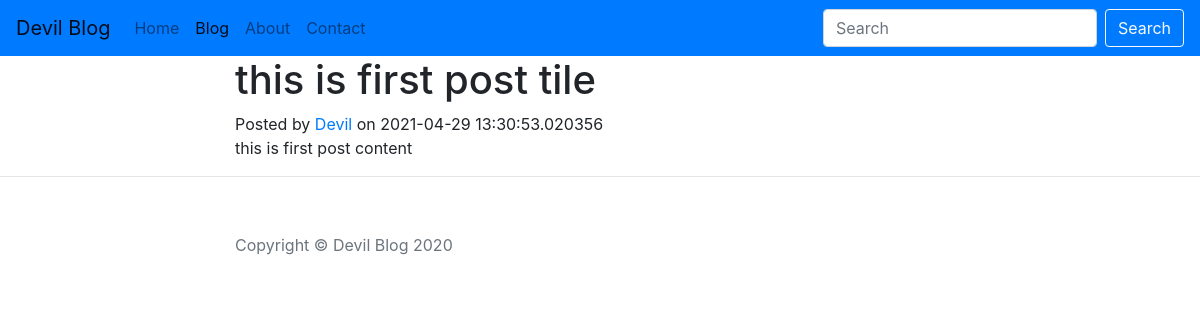
The app's page /post/this-is-first-post-tile with its own data.
### models.py (models this page shows)
class Posts(db.Model):
    sno = db.Column(db.Integer, primary_key=True,)
    title = db.Column(db.String(80), nullable=False)
    slug = db.Column(db.String(35),  nullable=False)
    content = db.Column(db.String(200), nullable=False)
    date = db.Column(db.String(12),  nullable=False)
    img_file = db.Column(db.String(20),  nullable=True)

### main.py (the view)
@app.route("/post/<string:post_slug>", methods = ['GET'])
def post_route(post_slug):
    post = Posts.query.filter_by(slug = post_slug).first()
    return render_template('post.html', params=params, post = post)

### templates/post.html (shortened to what this page needs)
{% extends "layout.html" %}
{% block nav %}
    <li class="nav-item">
        <a class="nav-link" href="/">Home</a>
      </li>
      <li class="nav-item active">
            <a class="nav-link" href="#">Blog <span class="sr-only">(current)</span></a>
      </li>
      <li class="nav-item">
            <a class="nav-link" href="/about">About</a>
      </li>
      <li class="nav-item">
            <a class="nav-link" href="/contact">Contact</a>
    </li>
{% endblock nav %}
{% block body %}
  <header class="masthead" style="background-image: url('https://github.com/jakbin/blog/raw/main/post-bg.jpg')">
    <div class="container">
      <div class="row">
        <div class="col-lg-8 col-md-10 mx-auto">
          <div class="post-heading">
            <h1>{{post.title}}</h1>
            <span class="meta">Posted by
              <a href="">{{params['writer']}}</a>
              on {{post.date}}</span>
          </div>
        </div>
      </div>
    </div>
  </header>
  <article>
    <div class="container">
      <div class="row">
        <div class="col-lg-8 col-md-10 mx-auto">
         {{post.content}}
        </div>
      </div>
    </div>
  </article>
  {% endblock %}

### records on screen
Posts: title "this is first post tile", date "2021-04-29 13:30:53.020356", content "this is first post content"

### other values on screen
{{ params['blog_name'] }} "Devil Blog"
{{ params['writer'] }} "Devil"
